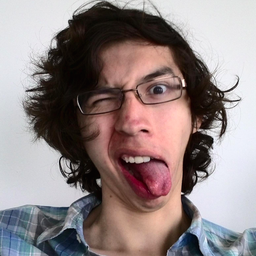
#> input picture img/sample.png, 256 x 256 px, shrunk from 811 x 811 before the run
$ python Filtros.py   (Python 2 division)
#> lines starting #> are read from the running program, lines starting #| are printed output that depends on the picture
import json
CONFIG_FILE = open('config.json')
#> (reads config.json from the repository)
#> further down, img is the input picture: PIL image 256x256 RGB; mean R, G, B 145.2, 132.1, 131.9
data_json = json.load(CONFIG_FILE)
IMAGE_SOURCE = data_json['config']['path']['image_source']
IMAGE_RESULT = data_json['config']['path']['image_result']
IMAGE_FORMAT = data_json['config']['image_properties']['file_format']
CONFIG_FILE.close()

from PIL import Image
from collections import Counter
import random

class ImageModel(object):
    def __init__(self, image):
        self.img = image
        self._pixels = self.img.load()
        self._w = self.img.size[0]
#> self._w = 256
        self._h = self.img.size[1]
#> self._h = 256
        self.o_img = Image.new(self.img.mode, self.img.size)
#> self.o_img: PIL image 256x256 RGB; every value is 0
        self.o_pixels = self.o_img.load()

class BaseImage(ImageModel): #heredan del modelo
    def grayScale(self):
        for i in range(self._w):
            for j in range(self._h):
                r = self._pixels[i,j][0]
                g = self._pixels[i,j][1]
                b = self._pixels[i,j][2]
                alpha = (r+g+b) / 3
                self.o_pixels[i,j] = (alpha, alpha, alpha)
        self.o_img.save(IMAGE_RESULT+'grayScale.'+IMAGE_FORMAT.lower(), IMAGE_FORMAT)
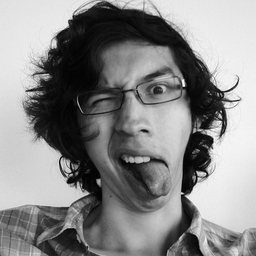
#> saved as grayScale.png: PIL image 256x256 RGB; min 0, max 255, mean 136


PORCIENTO_RUIDO = 1.5 #porcentaje de ruido

class Filtros(ImageModel): #heredan del modelo
    def duplicarImage(self):
        for i in range(self._w):
            for j in range(self._h):
                r = self._pixels[i,j][0]
                g = self._pixels[i,j][1]
                b = self._pixels[i,j][2]
                alpha = (r+g+b) / 3
                self.o_pixels[i,j] = (alpha, alpha, alpha)

    def salPimienta(self):
        _p_total = (self._w * self._h) # sacamos el porcentaje de ruido a meter a la image
        num_ruido = int((_p_total * PORCIENTO_RUIDO) / 100) # Sacamos el num de pixeles que se le asignara ruido
#> num_ruido = 983

        for x in range(num_ruido):
            _sp = 0 # Color a asignar por default asignamos blanco
            i = random.randrange(0, self._w) #Escogemos de manera aleatoria
            j = random.randrange(0, self._h) # nuestro pixel a meter ruido

            _r = bool(random.getrandbits(1)) # Escogemos el color a asignar de sal y pimienta
            if _r == False: # En caso que sea falso, asignamos negro
                _sp = 255
            self.o_pixels[i,j] = (_sp, _sp, _sp)
        self.o_img.save(IMAGE_RESULT+'SalPimienta.'+IMAGE_FORMAT.lower(), IMAGE_FORMAT)
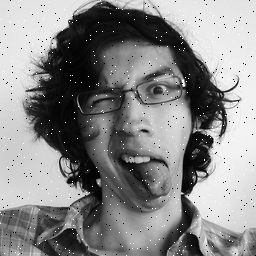
#> saved as SalPimienta.png: PIL image 256x256 RGB; min 0, max 255, mean 135.9

    def get_vecinos(self, i,j): #obtenemos el pixel vecino
        _p_vecinos = []
        #vecinos directos
        try:
            _p_vecinos.append(self._pixels[i-1,j][0])
        except:
            pass
        try:
            _p_vecinos.append(self._pixels[i+1,j][0])
        except:
            pass
        try:
            _p_vecinos.append(self._pixels[i,j-1][0])
        except:
            pass
        try:
            _p_vecinos.append(self._pixels[i,j+1][0])
        except:
            pass

        #vecinos indirectos
        try:
            _p_vecinos.append(self._pixels[i-1,j-1][0])
        except:
            pass
        try:
            _p_vecinos.append(self._pixels[i+1,j+1][0])
        except:
            pass
        try:
            _p_vecinos.append(self._pixels[i-1,j+1][0])
        except:
            pass
        try:
            _p_vecinos.append(self._pixels[i+1,j-1][0])
        except:
            pass
        _p_vecinos.append(self._pixels[i,j][0]) #Agregamos nuestro pixel para tener la matrix de 9x9
        return _p_vecinos

    def media(self):
        for i in range(self._w):
            for j in range(self._h):
                _p_vecinos = self.get_vecinos(i,j) #obtenemos los pixeles vecinos
                media = sum(_p_vecinos) / len(_p_vecinos)
                self.o_pixels[i,j] = (media, media, media)
        self.o_img.save(IMAGE_RESULT+'Media.'+IMAGE_FORMAT.lower(), IMAGE_FORMAT)
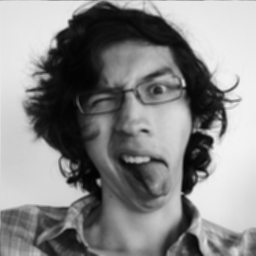
#> saved as Media.png: PIL image 256x256 RGB; min 3, max 243, mean 135.5

    def mediana(self):
        for i in range(self._w):
            for j in range(self._h):
                _p_vecinos = self.get_vecinos(i,j) #obtenemos los pixeles vecinos
                _p_vecinos.sort() #ordenamos nuesta lista para sacar la mediana
                mediana = _p_vecinos[len(_p_vecinos)/2] # Tomamos el pixel medio
                self.o_pixels[i,j] = (mediana, mediana, mediana)
        self.o_img.save(IMAGE_RESULT+'Mediana.'+IMAGE_FORMAT.lower(), IMAGE_FORMAT)
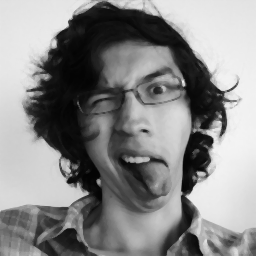
#> saved as Mediana.png: PIL image 256x256 RGB; min 3, max 246, mean 136

    def moda(self):
        for i in range(self._w):
            for j in range(self._h):
                _p_vecinos = self.get_vecinos(i, j)
                moda = Counter(_p_vecinos) #Sacamos la moda, regresandonos la frecuencia con la que se repiten los elementos en la lista
                moda = moda.most_common(1) #Obtenemos el elemento mas comun, regresandonos una tupla
                self.o_pixels[i,j] = (moda[0][0], moda[0][0], moda[0][0])
        self.o_img.save(IMAGE_RESULT+'Moda.'+IMAGE_FORMAT.lower(), IMAGE_FORMAT)
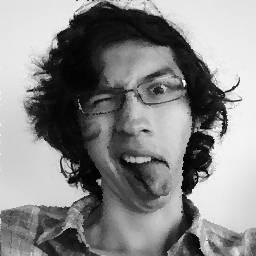
#> saved as Moda.png: PIL image 256x256 RGB; min 0, max 255, mean 135.9


class Threshold(ImageModel):
    def duplicarImage(self):
        for i in range(self._w):
            for j in range(self._h):
                r = self._pixels[i,j][0]
                g = self._pixels[i,j][1]
                b = self._pixels[i,j][2]
                alpha = (r+g+b) / 3
                self.o_pixels[i,j] = (alpha, alpha, alpha)

    def threshold(self, umbral=16):
#> called with umbral = 16
        for i in range(self._w):
            for j in range(self._h):
                _p = self._pixels[i,j][0]
                for x in range(umbral):
                    if _p >= (umbral*x) and _p <= (umbral * (x+1)):
                        if ((umbral * (x+1)) / 2) >= _p:
                            _p = umbral * (x+1)
                        else:
                            _p = umbral * (x+2)
                self.o_pixels[i,j] = (_p, _p, _p)
        self.o_img.save(IMAGE_RESULT+'Threshold.'+IMAGE_FORMAT.lower(), IMAGE_FORMAT)


if __name__ == '__main__':
    img = Image.open('../img/sample.png')
    bi = BaseImage(img)
    bi.grayScale()

    filtros = Filtros(bi.o_img) #mandamos la imagen de salida
    filtros.duplicarImage()
    filtros.salPimienta()

    filtros = Filtros(bi.o_img) #mandamos la imagen de salida
    filtros.media()
    filtros.mediana()
    filtros.moda()

    threshold = Threshold(bi.o_img)
    threshold.duplicarImage()
    threshold.threshold(16)
